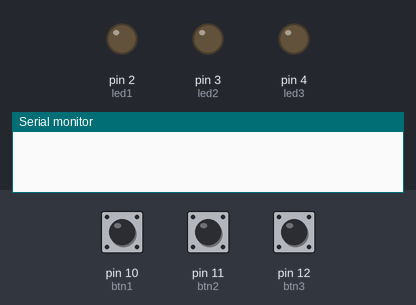
Recording of a sketch running on a simulated Arduino Uno, built with avr-gcc and run on an emulated ATmega328P. On the bench: output pins drawn as LEDs (lit = HIGH), the last lines printed to the serial monitor. Dashed ring = blinking. Inputs (shaded band) come from the test bench; at power-on: pin 11 (btn2) HIGH, pin 10 (btn1) HIGH, pin 12 (btn3) LOW.

Above: at 1.2 s.
1.3 s: pin 11 (btn2) pulled LOW for 0.15 s
At 1.8 s:
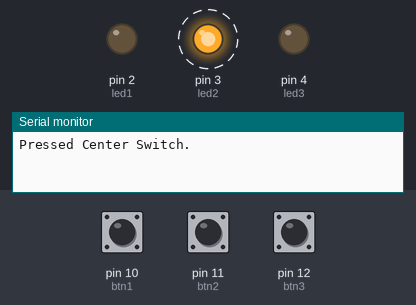
4.4 s: pin 10 (btn1) pulled LOW for 3.2 s
At 8.5 s:
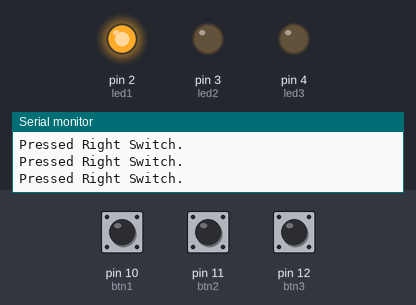
9.1 s: pin 12 (btn3) pulled HIGH for 1 s
At 9.47 s:
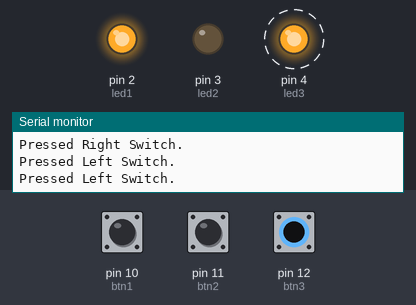
11.6 s: pin 12 (btn3) pulled HIGH for 0.15 s
At 12.9 s:
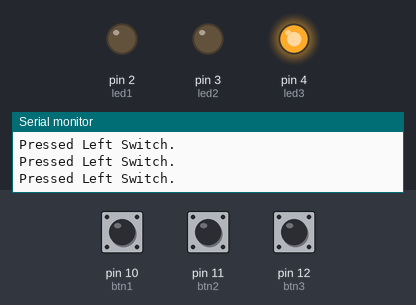
14.7 s: pin 12 (btn3) pulled HIGH for 3.2 s
19.4 s: pin 10 (btn1) pulled LOW for 0.15 s
At 20.0 s:
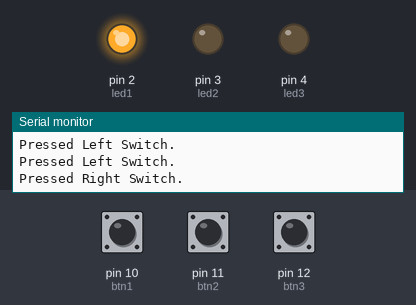
Timing chart, 0 to 23.5 s (numbered marks = the images above; inputs shaded):
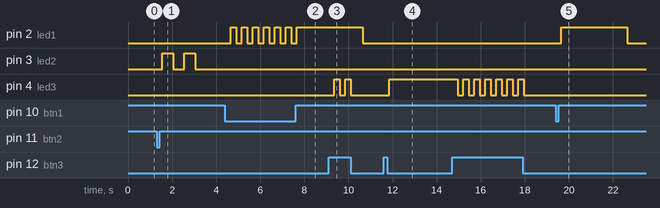

Measured:
- after the input at 1.3 s, pin 3 (led2): alternates HIGH for 0.50 s and LOW for 0.50 s, 4 changes in all, then stays LOW, starting after 0.25 s
- after the input at 4.4 s, pin 2 (led1): alternates HIGH for 0.25 s and LOW for 0.25 s, 13 changes in all, then stays HIGH, starting after 0.25 s
- after the input at 9.1 s, pin 4 (led3): alternates HIGH for 0.25 s and LOW for 0.25 s, 4 changes in all, then stays LOW, starting after 0.25 s
- after the input at 11.6 s, pin 4 (led3): LOW → HIGH after 0.25 s
- after the input at 19.4 s, pin 2 (led1): LOW → HIGH after 0.25 s, → LOW 3.0 s later

The sketch:

sketch_sep03b.295227.1567946883.0767.ino
```cpp
#define btn1 10
#define btn2 11
#define btn3 12
#define led1 2
#define led2 3
#define led3 4
#define pressed LOW

long Time_start[3] = {0};
long Delay[3] = {0};
bool isBtn1 = false,
     isBtn2 = false,
     isBtn3 = false,
     stat = false;

void setup() {
  Serial.begin(115200);
  pinMode(btn1, INPUT_PULLUP);
  pinMode(btn2, INPUT);
  pinMode(btn3, INPUT);

  pinMode(led1, OUTPUT);
  pinMode(led2, OUTPUT);
  pinMode(led3, OUTPUT);
}

void loop() {
  int ReadSwitch = digitalRead(btn1);

  if (ReadSwitch == pressed && !isBtn3) {
    Serial.println("Pressed Right Switch.");
    delay(250);
    if (!isBtn1) {
      Time_start[0] = millis();
      digitalWrite(led1, HIGH);
      isBtn1 = true;
      Delay[0] = 3000;
    } else {
      digitalWrite(led1, LOW);
      isBtn1 = false;
    }
  }

  ReadSwitch = digitalRead(btn2);
  if (ReadSwitch == pressed && !isBtn1 && !isBtn3) {
    Serial.println("Pressed Center Switch.");
    delay(250);
    Time_start[1] = millis();
    digitalWrite(led2, HIGH);
    isBtn2 = true;
    Delay[1] = 2000;
  }

  ReadSwitch = digitalRead(btn3);
  if (ReadSwitch == HIGH) {
    Serial.println("Pressed Left Switch.");
    delay(250);
    if (!isBtn3) {
      Time_start[2] = millis();
      digitalWrite(led3, HIGH);
      isBtn3 = true;
      Delay[2] = 3000;
    } else {
      digitalWrite(led3, LOW);
      isBtn3 = false;
    }
  }

  if (isBtn1 && millis() - Time_start[0] > Delay[0]) {
    digitalWrite(led1, LOW);
    isBtn1 = false;
  }
  if (isBtn2) {
    if (millis() - Time_start[1] > 500 && Delay[1] > 0) {
      if (stat) {
        digitalWrite(led2, HIGH);
        stat = false;
      } else {
        digitalWrite(led2, LOW);
        if (Delay[1] > 1000) {
          stat = true;
        }
      }
      Time_start[1] = millis();
      Delay[1] -= 500;
    }
  }
  if (isBtn3 && millis() - Time_start[2] > Delay[2]) {
    digitalWrite(led3, LOW);
    isBtn3 = false;
  }
}
```
